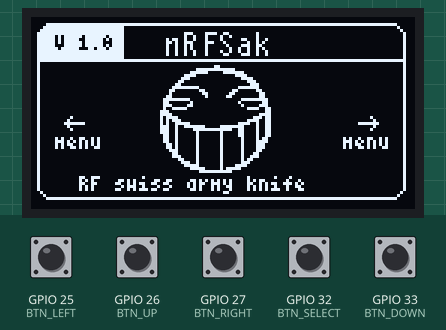
Simulated run of this program. Board: ESP32. On the bench: 128×64 one-colour display. The test bench sets the inputs (shaded band); at power-on: GPIO 25 (BTN_LEFT), GPIO 26 (BTN_UP), GPIO 27 (BTN_RIGHT), GPIO 32 (BTN_SELECT), GPIO 33 (BTN_DOWN) HIGH. EEPROM starts erased; no radio packets arrive unless stated; what the program prints to the serial monitor is not drawn.

Above: at 2.2 s.
2.3 s: GPIO 25 (BTN_LEFT) pulled LOW for 0.15 s
At 3.4 s:
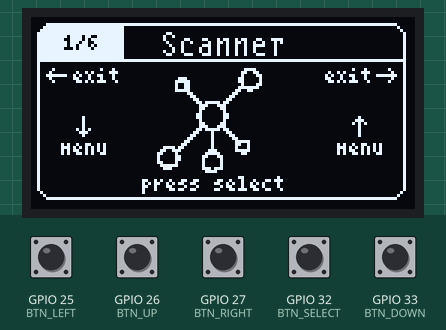
3.9 s: GPIO 32 (BTN_SELECT) pulled LOW for 0.15 s
At 4.61 s:
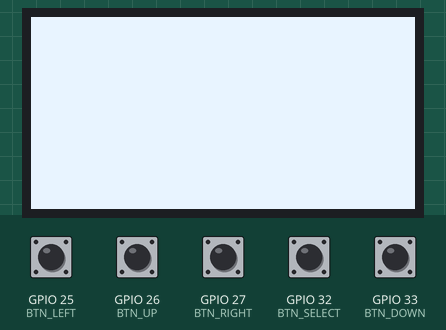
7.0 s: GPIO 32 (BTN_SELECT) pulled LOW for 1 s
9.5 s: GPIO 32 (BTN_SELECT) pulled LOW for 0.15 s
At 10.68 s:
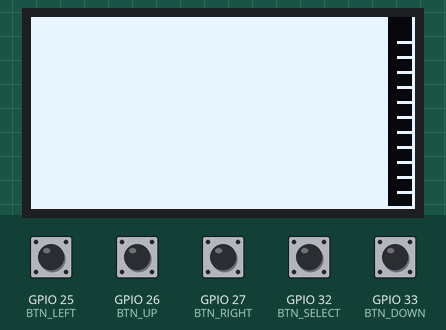
11.9 s: GPIO 25 (BTN_LEFT) pulled LOW for 1 s
At 12.8 s:
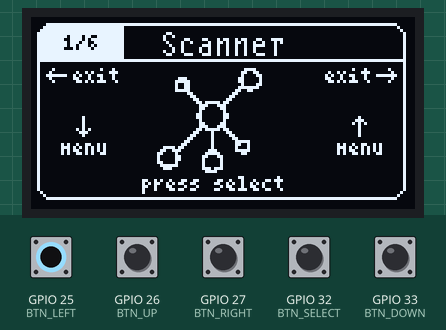
14.4 s: GPIO 26 (BTN_UP) pulled LOW for 0.15 s
At 15.1 s:
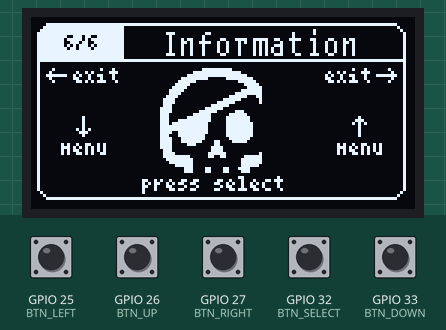
Timing chart, 0 to 17.0 s (numbered marks = the images above; inputs shaded):
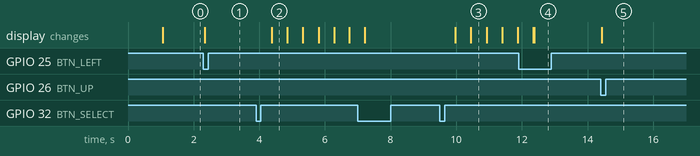

The program:

main.cpp
```cpp
#include <Arduino.h>
#include <Wire.h>
#include <U8g2lib.h>
#include "config.h"
#include "icons.h"
#include "menu.h"

U8G2_SSD1306_128X64_NONAME_F_HW_I2C u8g2(U8G2_R0, /* reset=*/ U8X8_PIN_NONE, /* clock=*/ OLED_SCL, /* data=*/ OLED_SDA);

void setup() {
    Serial.begin(115200);
    delay(1000);
    Serial.println("Iniciando nRFSak...");

    // Inicializar I2C para la pantalla OLED
    Wire.begin(OLED_SDA, OLED_SCL);

    u8g2.begin();
    u8g2.enableUTF8Print();

    setMenuDisplay(&u8g2);
    initMenu();
    displaySplashScreen();

    Serial.println("nRFSak iniciado correctamente!");
    Serial.println("Presiona LEFT o RIGHT para entrar al menu");
}

void loop() {
    handleMenuNavigation();

    if (menuNeedsDisplayUpdate()) {
        if (menuIsShowingSplash()) {
            displaySplashScreen();
        } else if (menuIsInMenu() && !menuIsInSubMenu()) {
            drawMenu();
        }
        setMenuDisplayUpdateFlag(false);
    }

    delay(10);
    yield();
}
```

menu.cpp
```cpp
#include "menu.h"
#include "icons.h"
#include "scanner.h"

// Variables del menú
static int currentMenuItem = 0;
static bool inMenu = false;
static bool inSubMenu = false;
static bool displayNeedsUpdate = true;
static bool showSplash = true;

static unsigned long menuTimeout = 120000;
static unsigned long lastMenuActivity = 0;

static unsigned long lastButtonPress = 0;
static const unsigned long DEBOUNCE_TIME = 200;
static ButtonState lastButtonState = BTN_NONE;

static U8G2_SSD1306_128X64_NONAME_F_HW_I2C* display = nullptr;

static const char* menuItems[] = {
  "Scanner",
  "Analizer",
  "Jammer",
  "Spoofer",
  "Sour apple",
  "Information"
};

// Iconos correspondientes a cada menú (ya están definidos en icons.h)
static const unsigned char* menuIcons[] = {
  icon_scanner,
  icon_analyzer,
  icon_jammer,
  icon_ble,
  icon_apple,
  icon_settings
};

static void initButtons();
ButtonState readButtons();

void setMenuDisplay(U8G2_SSD1306_128X64_NONAME_F_HW_I2C* displayPtr) {
    display = displayPtr;
}

static void initButtons() {
    pinMode(BTN_UP, INPUT_PULLUP);
    pinMode(BTN_DOWN, INPUT_PULLUP);
    pinMode(BTN_LEFT, INPUT_PULLUP);
    pinMode(BTN_RIGHT, INPUT_PULLUP);
    pinMode(BTN_SELECT, INPUT_PULLUP);
}

ButtonState readButtons() {
    if (millis() - lastButtonPress < DEBOUNCE_TIME) {
        return BTN_NONE;
    }

    ButtonState currentButton = BTN_NONE;

    if (digitalRead(BTN_UP) == LOW) {
        currentButton = BTN_UP_PRESSED;
    }
    else if (digitalRead(BTN_DOWN) == LOW) {
        currentButton = BTN_DOWN_PRESSED;
    }
    else if (digitalRead(BTN_LEFT) == LOW) {
        currentButton = BTN_LEFT_PRESSED;
    }
    else if (digitalRead(BTN_RIGHT) == LOW) {
        currentButton = BTN_RIGHT_PRESSED;
    }
    else if (digitalRead(BTN_SELECT) == LOW) {
        currentButton = BTN_SELECT_PRESSED;
    }

    if (currentButton != BTN_NONE && currentButton != lastButtonState) {
        lastButtonPress = millis();
        lastButtonState = currentButton;
        Serial.print("Boton detectado: ");
        Serial.println(currentButton);
        return currentButton;
    }

    if (currentButton == BTN_NONE) {
        lastButtonState = BTN_NONE;
    }

    return BTN_NONE;
}

void initMenu() {
    initButtons();

    currentMenuItem = 0;
    inMenu = false;
    inSubMenu = false;
    displayNeedsUpdate = true;
    showSplash = true;
    lastMenuActivity = 0;
    lastButtonPress = 0;
    lastButtonState = BTN_NONE;
}

void resetToSplash() {
    inMenu = false;
    inSubMenu = false;
    showSplash = true;
    displayNeedsUpdate = true;
    Serial.println("Regresando a pantalla de inicio");
}

void displaySplashScreen() {
    if (!display) return;

    display->clearBuffer();
    display->setFontMode(1);
    display->setBitmapMode(1);

    // Marco principal con esquinas redondeadas
    display->drawRFrame(2, 2, 123, 59, 5);

    // Título principal
    display->setFont(u8g2_font_t0_11_tr);
    display->drawStr(44, 13, "nRFSak");

    // Línea divisoria horizontal
    display->drawLine(2, 14, 124, 14);

    // Línea divisoria vertical izquierda
    display->drawLine(30, 2, 30, 14);

    // Área de versión con fondo
    display->drawXBMP(3, 3, 28, 11, image_Layer_8_bits);

    // Texto de versión (color invertido)
    display->setDrawColor(2);
    display->setFont(u8g2_font_4x6_tr);
    display->drawStr(8, 11, "V 1.0");

    // Restablecer color de dibujo
    display->setDrawColor(1);

    // Subtítulo
    display->drawStr(16, 58, "RF swiss army knife");

    // Logo principal (usando el logo existente del archivo icons.h)
    display->drawXBMP(42, 15, 39, 39, logo_nrfsak);

    // Flecha izquierda
    display->drawXBMP(11, 33, 7, 5, image_arrow_left_bits);

    // Flecha derecha
    display->drawXBMP(109, 33, 7, 5, image_arrow_right_bits);

    // Texto "menu" en ambos lados (color invertido)
    display->setDrawColor(2);
    display->drawStr(8, 44, "menu");
    display->drawStr(104, 44, "menu");

    // Restablecer color
    display->setDrawColor(1);

    display->sendBuffer();
}

void drawMenu() {
    if (!display) return;

    display->clearBuffer();
    display->setFontMode(1);
    display->setBitmapMode(1);

    // Marco principal con esquinas redondeadas
    display->drawRFrame(2, 2, 123, 59, 5);

    // Línea divisoria superior
    display->drawLine(2, 14, 124, 14);

    // Línea vertical separadora para el contador
    display->drawLine(30, 2, 30, 14);

    // Área del contador con fondo
    display->drawXBMP(3, 3, 28, 11, image_Layer_8_bits);

    // Contador de posición (ejemplo: "1/6") - color invertido
    display->setDrawColor(2);
    display->setFont(u8g2_font_4x6_tr);
    char counterStr[10];
    snprintf(counterStr, sizeof(counterStr), "%d/6", currentMenuItem + 1);
    display->drawStr(11, 11, counterStr);

    // Restablecer color de dibujo
    display->setDrawColor(1);

    // Título del menú actual
    display->setFont(u8g2_font_t0_11_tr);
    display->drawStr(43, 13, menuItems[currentMenuItem]);

    // Texto "press select" en la parte inferior
    display->setFont(u8g2_font_4x6_tr);
    display->drawStr(37, 58, "press select");

    // Flechas de navegación izquierda y derecha
    display->drawXBMP(5, 17, 7, 5, image_arrow_left_bits);
    display->drawXBMP(115, 17, 7, 5, image_arrow_right_bits);

    // Texto "exit" en color invertido
    display->setDrawColor(2);
    display->drawStr(14, 22, "exit");
    display->drawStr(98, 22, "exit");

    // Restablecer color
    display->setDrawColor(1);

    // Flechas up/down
    display->drawXBMP(107, 33, 5, 7, image_arrow_up_bits);
    display->drawXBMP(15, 33, 5, 7, image_arrow_down_bits);

    // Texto "menu" en color invertido
    display->setDrawColor(2);
    display->drawStr(10, 46, "menu");
    display->drawStr(102, 46, "menu");

    // Restablecer color
    display->setDrawColor(1);

    // Dibujar icono específico según el menú actual
    switch(currentMenuItem) {
        case MENU_SCANNER:
            display->drawXBMP(42, 17, 35, 35, icon_scanner);
            break;

        case MENU_ANALYZER:
            display->drawXBMP(38, 11, 45, 45, icon_analyzer);
            break;

        case MENU_JAMMER:
            display->drawXBMP(40, 14, 42, 42, icon_jammer);
            display->drawLine(48, 34, 75, 34);
            break;

        case MENU_BLE_SPOOFER:
            display->drawXBMP(42, 17, 35, 35, icon_ble);
            break;

        case MENU_SOUR_APPLE:
            display->drawXBMP(42, 17, 35, 35, icon_apple);
            break;

        case MENU_SETTINGS:
            display->drawXBMP(42, 17, 35, 35, icon_settings);
            break;
    }

    display->sendBuffer();
}

void handleMenuNavigation() {
    ButtonState buttonPressed = readButtons();
    if (buttonPressed == BTN_NONE) return;

    if (inMenu && !inSubMenu && millis() - lastMenuActivity > menuTimeout) {
        Serial.println("Timeout del menu - regresando a splash");
        resetToSplash();
        return;
    }

    if (!inMenu && !inSubMenu) {
        if (buttonPressed == BTN_LEFT_PRESSED || buttonPressed == BTN_RIGHT_PRESSED) {
            Serial.println("Entrando al menu principal");
            inMenu = true;
            showSplash = false;
            displayNeedsUpdate = true;
            lastMenuActivity = millis();
        }
    } else if (inMenu && !inSubMenu) {
        lastMenuActivity = millis();
        switch(buttonPressed) {
            case BTN_UP_PRESSED:
                currentMenuItem = (currentMenuItem - 1 + MENU_ITEMS) % MENU_ITEMS;
                displayNeedsUpdate = true;
                break;
            case BTN_DOWN_PRESSED:
                currentMenuItem = (currentMenuItem + 1) % MENU_ITEMS;
                displayNeedsUpdate = true;
                break;
            case BTN_LEFT_PRESSED:
            case BTN_RIGHT_PRESSED:
                resetToSplash();
                break;
            case BTN_SELECT_PRESSED:
                inSubMenu = true;
                executeMenuItem();
                break;
            default: break;
        }
    } else if (inSubMenu) {
        // Salir del submenú
        if (buttonPressed == BTN_LEFT_PRESSED || buttonPressed == BTN_RIGHT_PRESSED) {
            inSubMenu = false;
            displayNeedsUpdate = true;
            lastMenuActivity = millis();
        }
    }
}

void executeMenuItem() {
    if (!display) return;

    Serial.print("Ejecutando item del menú: ");
    Serial.println(menuItems[currentMenuItem]);

    switch(currentMenuItem) {
    case MENU_SCANNER:
    {
        bool shouldExitScanner = false;
        initScanner();
        while (!shouldExitScanner && menuIsInSubMenu()) {
            runScanner(*display, shouldExitScanner);

            // Salir si se detecta botón de salida
            if (shouldExitScanner) {
                inSubMenu = false;
                setMenuDisplayUpdateFlag(true);
                break;
            }

            delay(10);
        }
        break;
    }

        case MENU_ANALYZER:
            display->clearBuffer();
            display->setFont(u8g2_font_helvB08_tf);
            display->drawStr(0, 12, "Analyzer");
            display->setFont(u8g2_font_6x10_tf);
            display->drawStr(0, 28, "Feature coming soon!");
            display->drawStr(0, 45, "Press LEFT/RIGHT");
            display->drawStr(0, 55, "to return");
            display->sendBuffer();
            break;

        case MENU_JAMMER:
            display->clearBuffer();
            display->setFont(u8g2_font_helvB08_tf);
            display->drawStr(0, 12, "Jammer");
            display->setFont(u8g2_font_6x10_tf);
            display->drawStr(0, 28, "Feature coming soon!");
            display->drawStr(0, 45, "Press LEFT/RIGHT");
            display->drawStr(0, 55, "to return");
            display->sendBuffer();
            break;

        case MENU_BLE_SPOOFER:
            display->clearBuffer();
            display->setFont(u8g2_font_helvB08_tf);
            display->drawStr(0, 12, "BLE Spoofer");
            display->setFont(u8g2_font_6x10_tf);
            display->drawStr(0, 28, "Feature coming soon!");
            display->drawStr(0, 45, "Press LEFT/RIGHT");
            display->drawStr(0, 55, "to return");
            display->sendBuffer();
            break;

        case MENU_SOUR_APPLE:
            display->clearBuffer();
            display->setFont(u8g2_font_helvB08_tf);
            display->drawStr(0, 12, "Sour Apple");
            display->setFont(u8g2_font_6x10_tf);
            display->drawStr(0, 28, "Feature coming soon!");
            display->drawStr(0, 45, "Press LEFT/RIGHT");
            display->drawStr(0, 55, "to return");
            display->sendBuffer();
            break;

        case MENU_SETTINGS:
            display->clearBuffer();
            display->setFont(u8g2_font_helvB08_tf);
            display->drawStr(0, 12, "Information");
            display->setFont(u8g2_font_6x10_tf);
            display->drawStr(0, 28, "nRFSak v1.0");
            display->drawStr(0, 38, "2.4GHz Toolkit");
            display->drawStr(0, 55, "Press LEFT/RIGHT");
            display->sendBuffer();
            break;
    }
}

// === FUNCIONES DE ESTADO DEL MENÚ ===

bool menuNeedsDisplayUpdate() {
    return displayNeedsUpdate;
}

bool menuIsShowingSplash() {
    return showSplash;
}

bool menuIsInMenu() {
    return inMenu;
}

bool menuIsInSubMenu() {
    return inSubMenu;
}

void setMenuDisplayUpdateFlag(bool flag) {
    displayNeedsUpdate = flag;
}
```

menu.h
```cpp
// #ifndef MENU_H
// #define MENU_H

// #pragma once
// #include <Arduino.h>
// #include <Wire.h>
// #include <U8g2lib.h>
// #include "config.h"
// #include "icons.h"

// // Funciones públicas del menú
// void initMenu();
// void handleMenuNavigation();
// void displaySplashScreen();
// void drawMenu();
// void executeMenuItem();
// void resetToSplash();
// ButtonState readButtons();

// // Estado del menú
// bool menuNeedsDisplayUpdate();
// bool menuIsShowingSplash();
// bool menuIsInMenu();
// bool menuIsInSubMenu();
// void setMenuDisplayUpdateFlag(bool flag);

// // Inicializar display del menú
// void setMenuDisplay(U8G2_SSD1306_128X64_NONAME_F_HW_I2C* displayPtr);

// #endif

// ========================================
// FILE: src/menu.h - VERSIÓN ACTUALIZADA
// ========================================

#ifndef MENU_H
#define MENU_H

#pragma once
#include <Arduino.h>
#include <Wire.h>
#include <U8g2lib.h>
#include "config.h"
#include "icons.h"

// Funciones públicas del menú
void initMenu();
void handleMenuNavigation();
void displaySplashScreen();
void drawMenu();
void executeMenuItem();
void resetToSplash();
ButtonState readButtons();

// Estado del menú
bool menuNeedsDisplayUpdate();
bool menuIsShowingSplash();
bool menuIsInMenu();
bool menuIsInSubMenu();
void setMenuDisplayUpdateFlag(bool flag);

// Inicializar display del menú
void setMenuDisplay(U8G2_SSD1306_128X64_NONAME_F_HW_I2C* displayPtr);

#endif
```

scanner.h
```cpp
#ifndef SCANNER_H
#define SCANNER_H

#include <Arduino.h>
#include <U8g2lib.h>
#include "config.h"
#include <RF24.h>
#include <EEPROM.h>

void initScanner();
void runScanner(U8G2& u8g2, bool& shouldExit);

#endif
```

config.h
```cpp
#ifndef CONFIG_H
#define CONFIG_H

// Pines de la pantalla OLED (I2C)
#define OLED_SDA 21
#define OLED_SCL 22
#define OLED_WIDTH 128
#define OLED_HEIGHT 64
#define OLED_RESET -1

// Pines de los botones
#define BTN_UP 26
#define BTN_DOWN 33
#define BTN_LEFT 25
#define BTN_RIGHT 27
#define BTN_SELECT 32

// Pines para NRF24L01 - Antena 1 (Principal)
#define NRF1_CE 4
#define NRF1_CSN 2
#define NRF1_MOSI 23
#define NRF1_MISO 19
#define NRF1_SCK 18

// Pines para NRF24L01 - Antena 2
#define NRF2_CE 14
#define NRF2_CSN 12

// Pines para NRF24L01 - Antena 3
#define NRF3_CE 15
#define NRF3_CSN 13

// Configuraciones del menú
#define MENU_ITEMS 6
#define DEBOUNCE_DELAY 50

// Configuraciones del Scanner
#define CHANNELS 128    // nRF24L01 soporta canales 0-127 (2.4-2.527 GHz)
#define SAMPLES_PER_CHANNEL 20
#define SCAN_INTERVAL 100
#define CHANNEL_WIDTH 1   // 1 MHz por canal
#define BASE_FREQ 2400    // Frecuencia base en MHz

// Estados de los botones
enum ButtonState {
  BTN_NONE,
  BTN_UP_PRESSED,
  BTN_DOWN_PRESSED,
  BTN_LEFT_PRESSED,
  BTN_RIGHT_PRESSED,
  BTN_SELECT_PRESSED
};

// Elementos del menú principal
enum MenuItems {
  MENU_SCANNER = 0,
  MENU_ANALYZER = 1,
  MENU_JAMMER = 2,
  MENU_BLE_SPOOFER = 3,
  MENU_SOUR_APPLE = 4,
  MENU_SETTINGS = 5
};

// Estados del Scanner
enum ScannerState {
  SCANNER_IDLE,
  SCANNER_SCANNING,
  SCANNER_PAUSED,
  SCANNER_COMPLETE,
  SCANNER_VISUALIZING
};

#endif
```

Source omitted: icons.h (data table, 9981 bytes), scanner.cpp (7997 bytes)

Measured:
- after the input at 2.3 s, the display: changes at once (image 1)
- after the input at 3.9 s, the display: changes after 0.48 s (image 2)
- after the input at 9.5 s, the display: first changes after 0.47 s (image 3 shows a later state)
- after the input at 11.9 s, the display: first differs from a run without the input after 0.48 s (image 4)
- after the input at 14.4 s, the display: changes at once (image 5)
- what the display in image 2 shows lasts 0.4 s, from 4.4 s to 4.8 s
